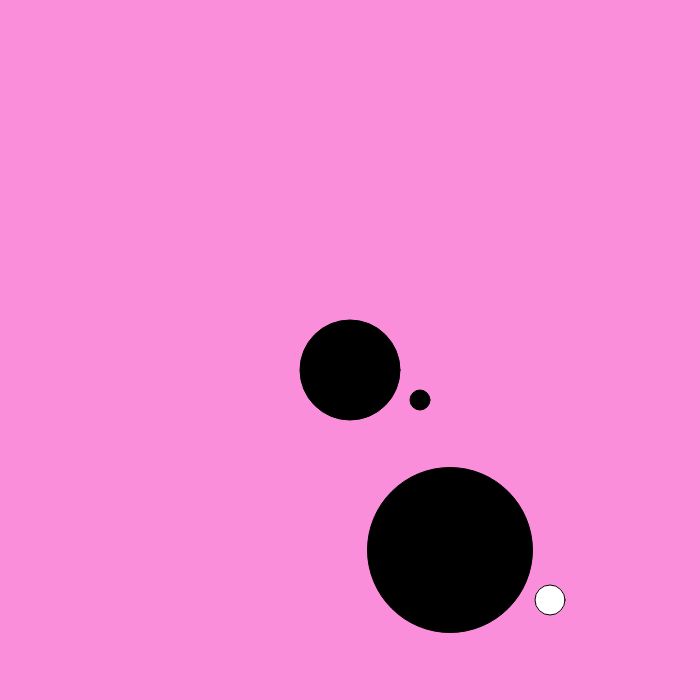
Frame 1 (no input)
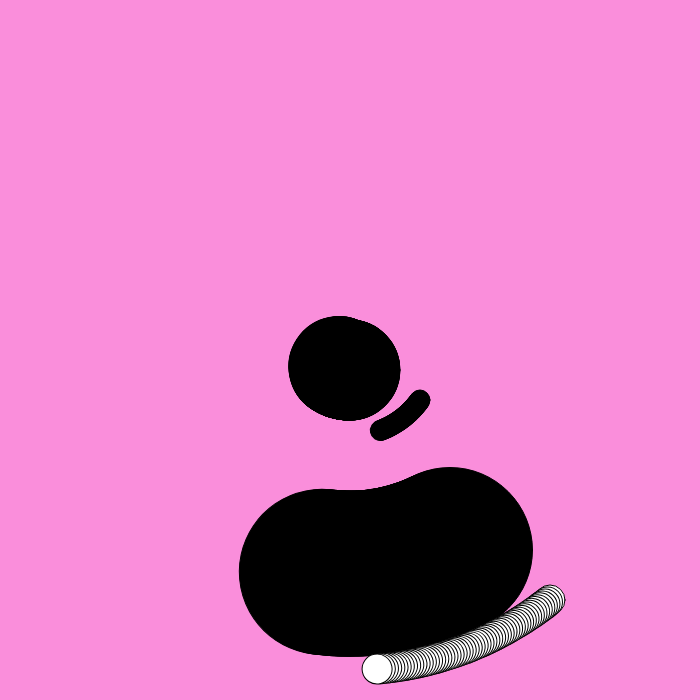
Frame 60 (no input)
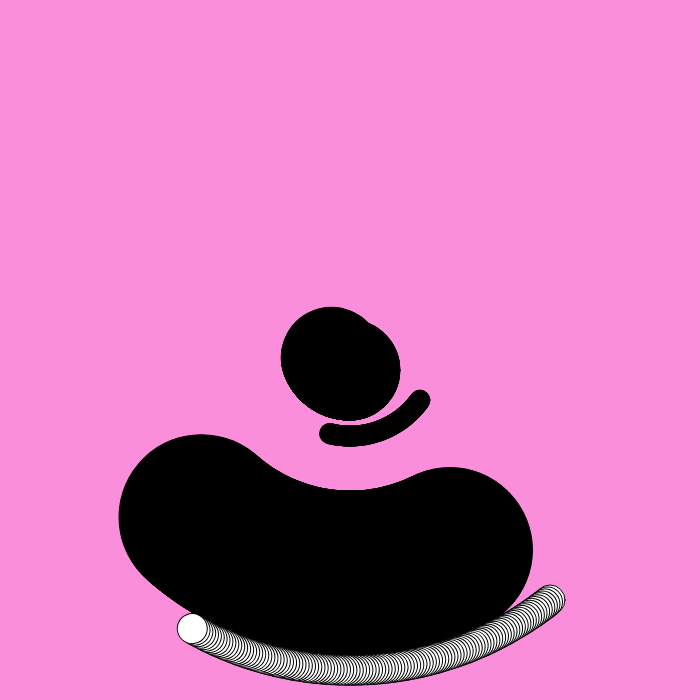
Frame 120 (the mouse pressed at the canvas centre since frame 60)

The p5.js sketch that drew these frames (run headless with seeded random() and noise() and a simulated clock; from frame 60 on, the mouse is pressed at the canvas centre):

// p5.js sketch
// ── sketch.js
let angle=0
let value=0
function setup() {
  createCanvas(700, 700);
  background(250, 142, 219);
}

function draw() {
  translate(350,350)
  rotate(angle)
  fill(0)
  circle(0,20,100)
  circle(70,50,20)
  circle(100,200,165)
  fill(255,255,255)
 circle(200,250,30)
  
  angle=angle+0.01
}


function mousePressed(){
  //start/stop animation loop{
  if(isLooping()){
    noLoop()
} else{
  loop();
}
}
